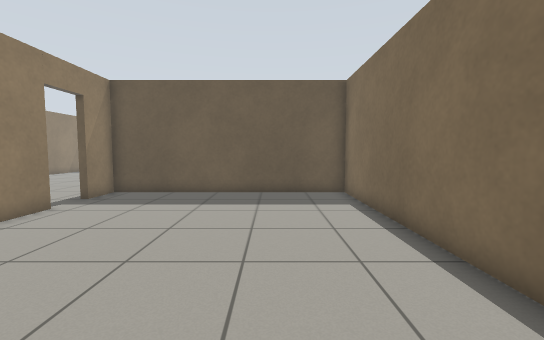
view 1 (above)

16 first-person views from a walk through a world built for the Gazebo simulator. The camera is 0.94 m above the floor, tilts 4° down and sees 90° across. The floor is counted in squares, 0.5 m on a side. Each view is taken from the middle of a square. On the plan, view 1 faces up. The plan holds only what a view shows up to about 15 squares ahead; the rest is blank.

view 2
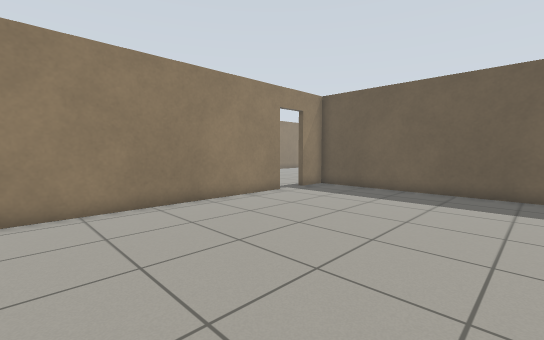

view 3
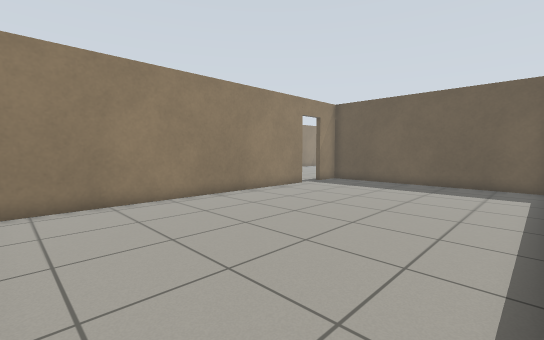

view 4
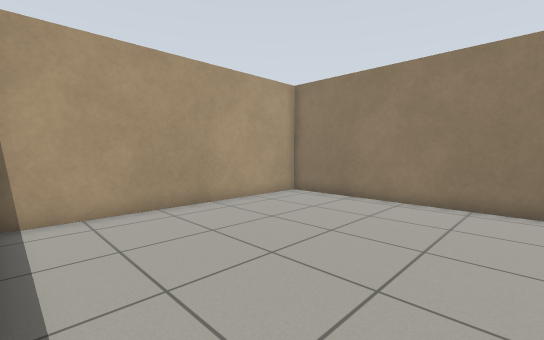

view 5
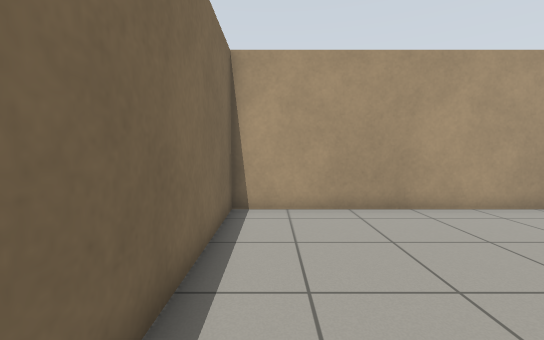

view 6
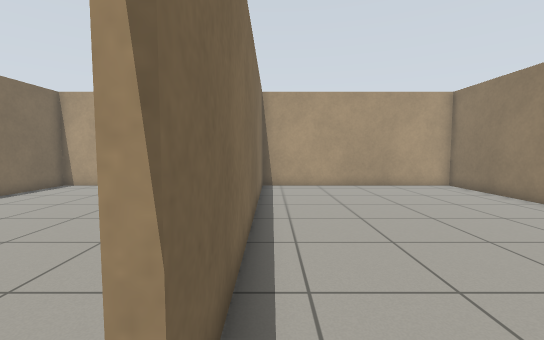

view 7
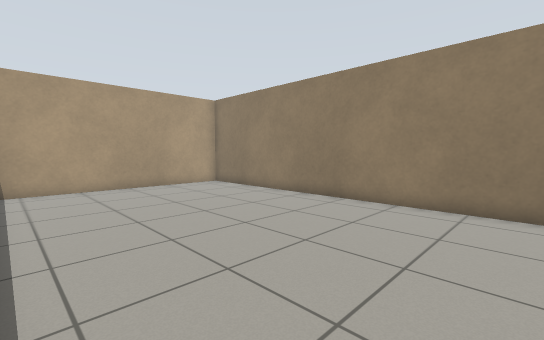

view 8
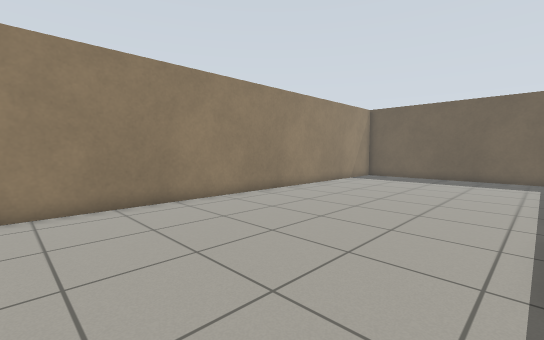

view 9
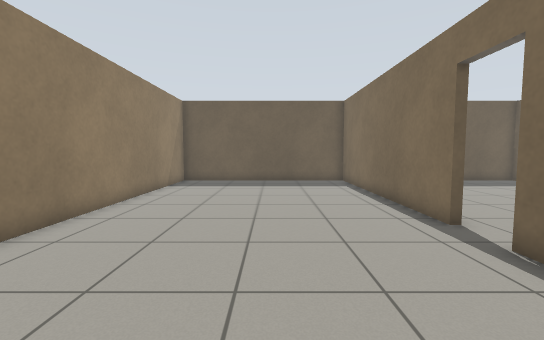

view 10
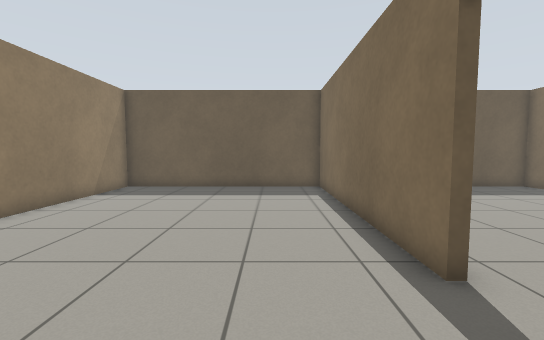

view 11
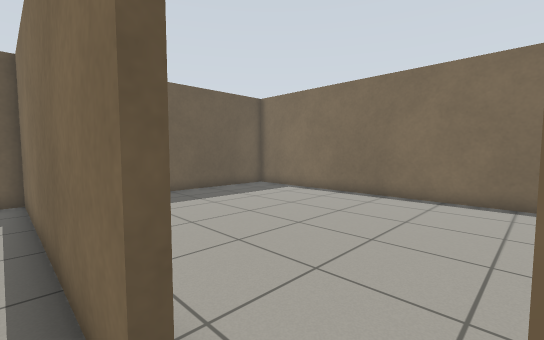

view 12
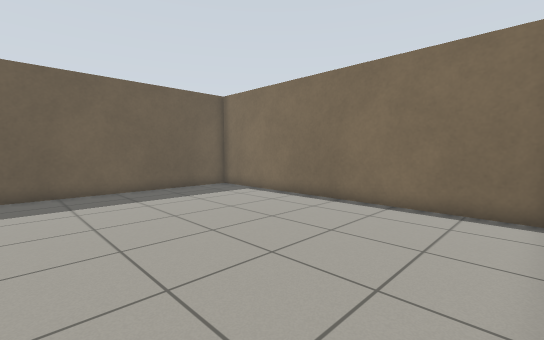

view 13
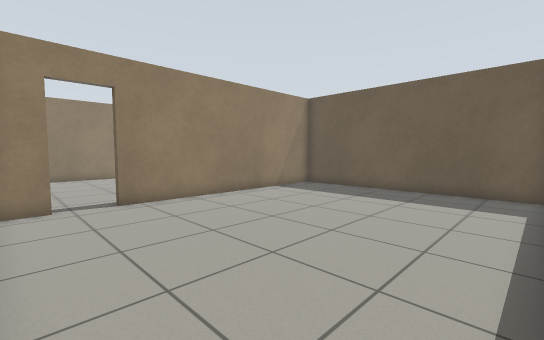

view 14
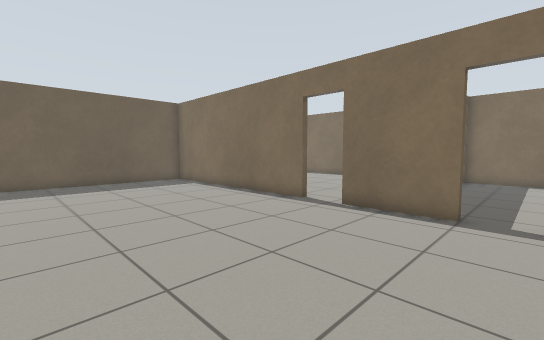

view 15
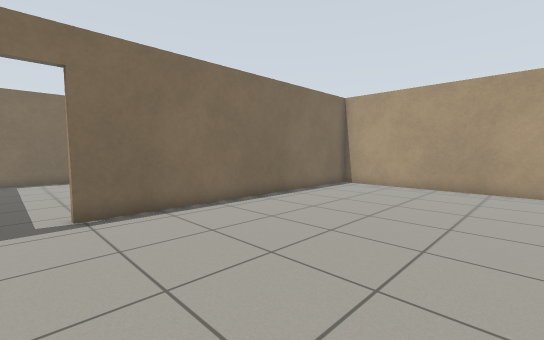

view 16
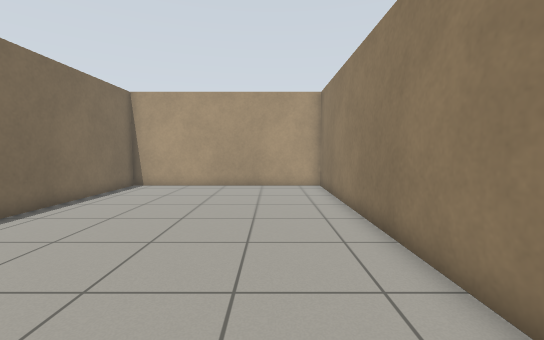

### Floor plan
Points are (right, up) in squares from view 1. A wall is a line through its corners. A room is listed if a view was taken in it or the views show most of it. See-through windows are left out.
Room 1 (views 1, 2, 3, 4, 5)
walls: (-7.2, 8.8) (-7.2, -4.7) (3.3, -4.7) (3.3, 12.3) (-7.2, 12.3) (-7.2, 10.5)
ways out: open door at (-7, 9.5) to room 2
Room 2 (views 6, 7, 8, 9, 10, 11, 14, 15, 16)
walls: (-7.5, 10.5) (-7.5, 14.1); (-7.5, 15.8) (-7.5, 26.2) (-17.6, 26.2) (-17.6, -4.7) (-7.5, -4.7) (-7.5, 8.8)
ways out: open door at (-7, 9.5) to room 1; open door at (-7, 14.5) to room 3
Room 3 (views 12, 13)
walls: (-7.2, 14.1) (-7.2, 12.9); (-7.2, 24.2) (-7.2, 15.8); (3.3, 12.9) (3.3, 26.2) (-6.1, 26.2)
ways out: open door at (-7, 14.5) to room 2

Where each view was taken, in squares from view 1:
view 1: 0 up, 0 right, facing up
view 2: 1 down, 2 right, facing up-left
view 3: 4 down, 3 right, facing up-left
view 4: 4 up, 3 right, facing down-left
view 5: 4 up, 2 right, facing down
view 6: 10 up, 8 left, facing down
view 7: 10 up, 8 left, facing down-left
view 8: 6 up, 8 left, facing up-left
view 9: 9 up, 12 left, facing up
view 10: 12 up, 10 left, facing up
view 11: 14 up, 8 left, facing up-right
view 12: 13 up, 6 left, facing up-right
view 13: 13 up, 3 right, facing up-left
view 14: 9 up, 16 left, facing up-right
view 15: 10 up, 16 left, facing down-right
view 16: 10 up, 15 left, facing down
